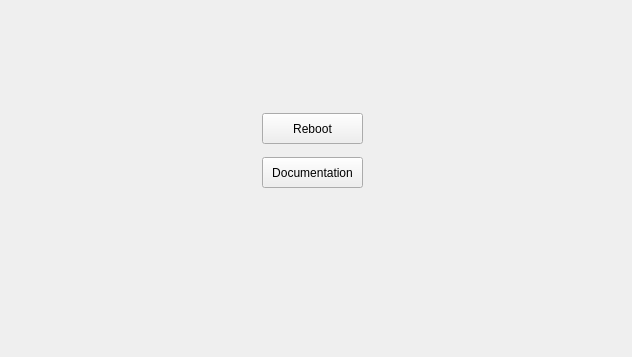
<?xml version="1.0" encoding="UTF-8"?>
<ui version="4.0">
 <class>Form</class>
 <widget class="QWidget" name="Form">
  <property name="geometry">
   <rect>
    <x>0</x>
    <y>0</y>
    <width>632</width>
    <height>357</height>
   </rect>
  </property>
  <property name="windowTitle">
   <string>Form</string>
  </property>
  <widget class="QPushButton" name="btn_Reboot">
   <property name="geometry">
    <rect>
     <x>262</x>
     <y>113</y>
     <width>101</width>
     <height>31</height>
    </rect>
   </property>
   <property name="text">
    <string>Reboot</string>
   </property>
  </widget>
  <widget class="QPushButton" name="btn_Documentation">
   <property name="geometry">
    <rect>
     <x>262</x>
     <y>157</y>
     <width>101</width>
     <height>31</height>
    </rect>
   </property>
   <property name="text">
    <string>Documentation</string>
   </property>
  </widget>
 </widget>
 <resources/>
 <connections/>
</ui>
